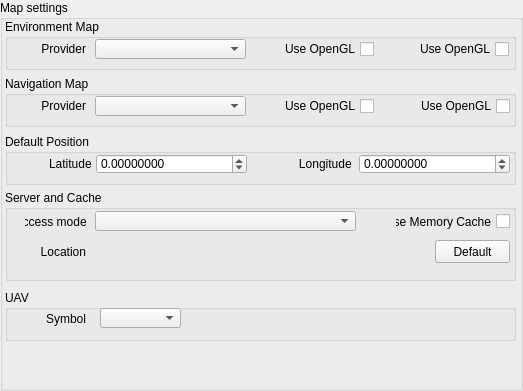
<?xml version="1.0" encoding="UTF-8"?>
<ui version="4.0">
 <class>MapOptionsPage</class>
 <widget class="QWidget" name="MapOptionsPage">
  <property name="geometry">
   <rect>
    <x>0</x>
    <y>0</y>
    <width>523</width>
    <height>391</height>
   </rect>
  </property>
  <property name="sizePolicy">
   <sizepolicy hsizetype="Preferred" vsizetype="Minimum">
    <horstretch>0</horstretch>
    <verstretch>0</verstretch>
   </sizepolicy>
  </property>
  <property name="minimumSize">
   <size>
    <width>445</width>
    <height>5</height>
   </size>
  </property>
  <property name="windowTitle">
   <string>Form</string>
  </property>
  <layout class="QVBoxLayout" name="verticalLayout">
   <property name="margin">
    <number>0</number>
   </property>
   <item>
    <widget class="QGroupBox" name="groupBox">
     <property name="title">
      <string>Map settings</string>
     </property>
     <widget class="QGroupBox" name="groupBoxEnvMap">
      <property name="geometry">
       <rect>
        <x>5</x>
        <y>19</y>
        <width>511</width>
        <height>51</height>
       </rect>
      </property>
      <property name="title">
       <string>Environment Map</string>
      </property>
      <widget class="QLabel" name="label_2">
       <property name="geometry">
        <rect>
         <x>20</x>
         <y>20</y>
         <width>61</width>
         <height>20</height>
        </rect>
       </property>
       <property name="text">
        <string>Provider</string>
       </property>
       <property name="alignment">
        <set>Qt::AlignRight|Qt::AlignTrailing|Qt::AlignVCenter</set>
       </property>
      </widget>
      <widget class="QComboBox" name="envProviderComboBox">
       <property name="geometry">
        <rect>
         <x>90</x>
         <y>20</y>
         <width>151</width>
         <height>20</height>
        </rect>
       </property>
       <property name="sizePolicy">
        <sizepolicy hsizetype="Preferred" vsizetype="Preferred">
         <horstretch>0</horstretch>
         <verstretch>0</verstretch>
        </sizepolicy>
       </property>
       <property name="minimumSize">
        <size>
         <width>0</width>
         <height>0</height>
        </size>
       </property>
       <property name="cursor">
        <cursorShape>OpenHandCursor</cursorShape>
       </property>
       <property name="maxVisibleItems">
        <number>15</number>
       </property>
       <property name="frame">
        <bool>true</bool>
       </property>
      </widget>
      <widget class="QCheckBox" name="checkBoxUseOpenGL">
       <property name="enabled">
        <bool>true</bool>
       </property>
       <property name="geometry">
        <rect>
         <x>248</x>
         <y>20</y>
         <width>121</width>
         <height>20</height>
        </rect>
       </property>
       <property name="sizePolicy">
        <sizepolicy hsizetype="Minimum" vsizetype="Preferred">
         <horstretch>0</horstretch>
         <verstretch>0</verstretch>
        </sizepolicy>
       </property>
       <property name="minimumSize">
        <size>
         <width>0</width>
         <height>0</height>
        </size>
       </property>
       <property name="layoutDirection">
        <enum>Qt::RightToLeft</enum>
       </property>
       <property name="text">
        <string>Use OpenGL</string>
       </property>
      </widget>
      <widget class="QCheckBox" name="checkBoxUseOpenGL_2">
       <property name="enabled">
        <bool>true</bool>
       </property>
       <property name="geometry">
        <rect>
         <x>383</x>
         <y>20</y>
         <width>121</width>
         <height>20</height>
        </rect>
       </property>
       <property name="sizePolicy">
        <sizepolicy hsizetype="Minimum" vsizetype="Preferred">
         <horstretch>0</horstretch>
         <verstretch>0</verstretch>
        </sizepolicy>
       </property>
       <property name="minimumSize">
        <size>
         <width>0</width>
         <height>0</height>
        </size>
       </property>
       <property name="layoutDirection">
        <enum>Qt::RightToLeft</enum>
       </property>
       <property name="text">
        <string>Use OpenGL</string>
       </property>
      </widget>
     </widget>
     <widget class="QGroupBox" name="groupBoxNavMap">
      <property name="geometry">
       <rect>
        <x>5</x>
        <y>76</y>
        <width>511</width>
        <height>51</height>
       </rect>
      </property>
      <property name="title">
       <string>Navigation Map</string>
      </property>
      <widget class="QLabel" name="label_3">
       <property name="geometry">
        <rect>
         <x>20</x>
         <y>20</y>
         <width>61</width>
         <height>20</height>
        </rect>
       </property>
       <property name="text">
        <string>Provider</string>
       </property>
       <property name="alignment">
        <set>Qt::AlignRight|Qt::AlignTrailing|Qt::AlignVCenter</set>
       </property>
      </widget>
      <widget class="QComboBox" name="navProviderComboBox">
       <property name="geometry">
        <rect>
         <x>90</x>
         <y>20</y>
         <width>151</width>
         <height>20</height>
        </rect>
       </property>
       <property name="sizePolicy">
        <sizepolicy hsizetype="Preferred" vsizetype="Preferred">
         <horstretch>0</horstretch>
         <verstretch>0</verstretch>
        </sizepolicy>
       </property>
       <property name="minimumSize">
        <size>
         <width>0</width>
         <height>0</height>
        </size>
       </property>
       <property name="cursor">
        <cursorShape>OpenHandCursor</cursorShape>
       </property>
       <property name="maxVisibleItems">
        <number>15</number>
       </property>
       <property name="frame">
        <bool>true</bool>
       </property>
      </widget>
      <widget class="QCheckBox" name="checkBoxUseOpenGL_3">
       <property name="enabled">
        <bool>true</bool>
       </property>
       <property name="geometry">
        <rect>
         <x>248</x>
         <y>20</y>
         <width>121</width>
         <height>20</height>
        </rect>
       </property>
       <property name="sizePolicy">
        <sizepolicy hsizetype="Minimum" vsizetype="Preferred">
         <horstretch>0</horstretch>
         <verstretch>0</verstretch>
        </sizepolicy>
       </property>
       <property name="minimumSize">
        <size>
         <width>0</width>
         <height>0</height>
        </size>
       </property>
       <property name="layoutDirection">
        <enum>Qt::RightToLeft</enum>
       </property>
       <property name="text">
        <string>Use OpenGL</string>
       </property>
      </widget>
      <widget class="QCheckBox" name="checkBoxUseOpenGL_4">
       <property name="enabled">
        <bool>true</bool>
       </property>
       <property name="geometry">
        <rect>
         <x>384</x>
         <y>20</y>
         <width>121</width>
         <height>20</height>
        </rect>
       </property>
       <property name="sizePolicy">
        <sizepolicy hsizetype="Minimum" vsizetype="Preferred">
         <horstretch>0</horstretch>
         <verstretch>0</verstretch>
        </sizepolicy>
       </property>
       <property name="minimumSize">
        <size>
         <width>0</width>
         <height>0</height>
        </size>
       </property>
       <property name="layoutDirection">
        <enum>Qt::RightToLeft</enum>
       </property>
       <property name="text">
        <string>Use OpenGL</string>
       </property>
      </widget>
     </widget>
     <widget class="QGroupBox" name="groupBoxCache">
      <property name="geometry">
       <rect>
        <x>5</x>
        <y>190</y>
        <width>511</width>
        <height>91</height>
       </rect>
      </property>
      <property name="title">
       <string>Server and Cache</string>
      </property>
      <widget class="QCheckBox" name="checkBoxUseMemoryCache">
       <property name="enabled">
        <bool>true</bool>
       </property>
       <property name="geometry">
        <rect>
         <x>390</x>
         <y>7</y>
         <width>115</width>
         <height>49</height>
        </rect>
       </property>
       <property name="sizePolicy">
        <sizepolicy hsizetype="Minimum" vsizetype="Preferred">
         <horstretch>0</horstretch>
         <verstretch>0</verstretch>
        </sizepolicy>
       </property>
       <property name="minimumSize">
        <size>
         <width>0</width>
         <height>0</height>
        </size>
       </property>
       <property name="layoutDirection">
        <enum>Qt::RightToLeft</enum>
       </property>
       <property name="text">
        <string>Use Memory Cache</string>
       </property>
      </widget>
      <widget class="QComboBox" name="accessModeComboBox">
       <property name="geometry">
        <rect>
         <x>90</x>
         <y>21</y>
         <width>261</width>
         <height>20</height>
        </rect>
       </property>
       <property name="sizePolicy">
        <sizepolicy hsizetype="MinimumExpanding" vsizetype="Fixed">
         <horstretch>0</horstretch>
         <verstretch>0</verstretch>
        </sizepolicy>
       </property>
       <property name="minimumSize">
        <size>
         <width>160</width>
         <height>0</height>
        </size>
       </property>
       <property name="cursor">
        <cursorShape>OpenHandCursor</cursorShape>
       </property>
       <property name="frame">
        <bool>true</bool>
       </property>
      </widget>
      <widget class="QLabel" name="label_6">
       <property name="geometry">
        <rect>
         <x>20</x>
         <y>7</y>
         <width>65</width>
         <height>49</height>
        </rect>
       </property>
       <property name="text">
        <string>Access mode </string>
       </property>
       <property name="alignment">
        <set>Qt::AlignRight|Qt::AlignTrailing|Qt::AlignVCenter</set>
       </property>
      </widget>
      <widget class="QPushButton" name="pushButtonCacheDefaults">
       <property name="geometry">
        <rect>
         <x>430</x>
         <y>50</y>
         <width>75</width>
         <height>23</height>
        </rect>
       </property>
       <property name="sizePolicy">
        <sizepolicy hsizetype="Fixed" vsizetype="Fixed">
         <horstretch>0</horstretch>
         <verstretch>0</verstretch>
        </sizepolicy>
       </property>
       <property name="minimumSize">
        <size>
         <width>0</width>
         <height>0</height>
        </size>
       </property>
       <property name="cursor">
        <cursorShape>OpenHandCursor</cursorShape>
       </property>
       <property name="toolTip">
        <string>Restore default server and cache settings</string>
       </property>
       <property name="text">
        <string> Default </string>
       </property>
       <property name="checkable">
        <bool>false</bool>
       </property>
       <property name="checked">
        <bool>false</bool>
       </property>
       <property name="flat">
        <bool>false</bool>
       </property>
      </widget>
      <widget class="QLabel" name="label_5">
       <property name="geometry">
        <rect>
         <x>8</x>
         <y>37</y>
         <width>73</width>
         <height>49</height>
        </rect>
       </property>
       <property name="sizePolicy">
        <sizepolicy hsizetype="Minimum" vsizetype="Preferred">
         <horstretch>0</horstretch>
         <verstretch>0</verstretch>
        </sizepolicy>
       </property>
       <property name="text">
        <string>Location</string>
       </property>
       <property name="alignment">
        <set>Qt::AlignRight|Qt::AlignTrailing|Qt::AlignVCenter</set>
       </property>
      </widget>
      <widget class="Utils::PathChooser" name="lineEditCacheLocation" native="true">
       <property name="geometry">
        <rect>
         <x>90</x>
         <y>37</y>
         <width>353</width>
         <height>49</height>
        </rect>
       </property>
       <property name="sizePolicy">
        <sizepolicy hsizetype="MinimumExpanding" vsizetype="Preferred">
         <horstretch>0</horstretch>
         <verstretch>0</verstretch>
        </sizepolicy>
       </property>
      </widget>
     </widget>
     <widget class="QGroupBox" name="groupBoxUAV">
      <property name="geometry">
       <rect>
        <x>5</x>
        <y>290</y>
        <width>511</width>
        <height>51</height>
       </rect>
      </property>
      <property name="title">
       <string>UAV</string>
      </property>
      <widget class="QComboBox" name="uavSymbolComboBox">
       <property name="geometry">
        <rect>
         <x>95</x>
         <y>18</y>
         <width>81</width>
         <height>20</height>
        </rect>
       </property>
       <property name="sizePolicy">
        <sizepolicy hsizetype="Maximum" vsizetype="Fixed">
         <horstretch>0</horstretch>
         <verstretch>0</verstretch>
        </sizepolicy>
       </property>
      </widget>
      <widget class="QLabel" name="label_8">
       <property name="geometry">
        <rect>
         <x>24</x>
         <y>4</y>
         <width>57</width>
         <height>49</height>
        </rect>
       </property>
       <property name="sizePolicy">
        <sizepolicy hsizetype="Maximum" vsizetype="Preferred">
         <horstretch>0</horstretch>
         <verstretch>0</verstretch>
        </sizepolicy>
       </property>
       <property name="text">
        <string>Symbol</string>
       </property>
       <property name="alignment">
        <set>Qt::AlignRight|Qt::AlignTrailing|Qt::AlignVCenter</set>
       </property>
      </widget>
     </widget>
     <widget class="QGroupBox" name="groupBoxUAV_2">
      <property name="geometry">
       <rect>
        <x>5</x>
        <y>134</y>
        <width>511</width>
        <height>51</height>
       </rect>
      </property>
      <property name="title">
       <string>Default Position</string>
      </property>
      <widget class="QDoubleSpinBox" name="longitudeSpinBox">
       <property name="geometry">
        <rect>
         <x>354</x>
         <y>20</y>
         <width>151</width>
         <height>20</height>
        </rect>
       </property>
       <property name="sizePolicy">
        <sizepolicy hsizetype="Minimum" vsizetype="Preferred">
         <horstretch>0</horstretch>
         <verstretch>0</verstretch>
        </sizepolicy>
       </property>
       <property name="minimumSize">
        <size>
         <width>120</width>
         <height>0</height>
        </size>
       </property>
       <property name="frame">
        <bool>true</bool>
       </property>
       <property name="decimals">
        <number>8</number>
       </property>
       <property name="minimum">
        <double>-180.000000000000000</double>
       </property>
       <property name="maximum">
        <double>180.000000000000000</double>
       </property>
      </widget>
      <widget class="QLabel" name="label_4">
       <property name="geometry">
        <rect>
         <x>9</x>
         <y>20</y>
         <width>81</width>
         <height>20</height>
        </rect>
       </property>
       <property name="text">
        <string>Latitude </string>
       </property>
       <property name="alignment">
        <set>Qt::AlignRight|Qt::AlignTrailing|Qt::AlignVCenter</set>
       </property>
      </widget>
      <widget class="QLabel" name="label_7">
       <property name="geometry">
        <rect>
         <x>289</x>
         <y>20</y>
         <width>61</width>
         <height>20</height>
        </rect>
       </property>
       <property name="text">
        <string>Longitude </string>
       </property>
       <property name="alignment">
        <set>Qt::AlignRight|Qt::AlignTrailing|Qt::AlignVCenter</set>
       </property>
      </widget>
      <widget class="QDoubleSpinBox" name="latitudeSpinBox">
       <property name="geometry">
        <rect>
         <x>91</x>
         <y>20</y>
         <width>151</width>
         <height>20</height>
        </rect>
       </property>
       <property name="sizePolicy">
        <sizepolicy hsizetype="Minimum" vsizetype="Preferred">
         <horstretch>0</horstretch>
         <verstretch>0</verstretch>
        </sizepolicy>
       </property>
       <property name="minimumSize">
        <size>
         <width>120</width>
         <height>0</height>
        </size>
       </property>
       <property name="frame">
        <bool>true</bool>
       </property>
       <property name="decimals">
        <number>8</number>
       </property>
       <property name="minimum">
        <double>-90.000000000000000</double>
       </property>
       <property name="maximum">
        <double>90.000000000000000</double>
       </property>
      </widget>
     </widget>
    </widget>
   </item>
  </layout>
 </widget>
 <customwidgets>
  <customwidget>
   <class>Utils::PathChooser</class>
   <extends>QWidget</extends>
   <header>utils/pathchooser.h</header>
   <container>1</container>
  </customwidget>
 </customwidgets>
 <resources/>
 <connections/>
</ui>
